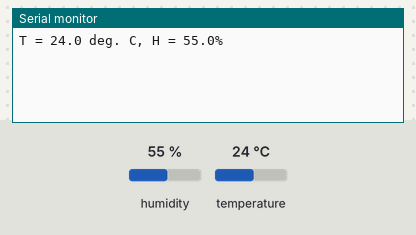
Simulated run of this program. Board: Arduino Uno, built with avr-gcc and run on an emulated ATmega328P. On the bench: the last lines printed to the serial monitor. The test bench sets the inputs (shaded band); at power-on: humidity 55 %, temperature 24 °C.

Above: at 3.0 s.
3.1 s: humidity set to 22 %
4.6 s: temperature set to 12 °C
At 5.3 s:
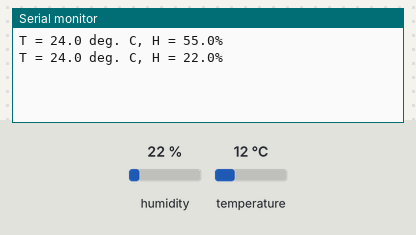
6.1 s: humidity set to 40 %
At 7.2 s:
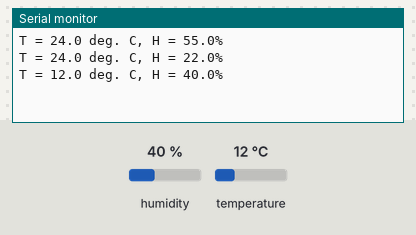
Timing chart, 0 to 9.1 s (numbered marks = the images above; inputs shaded):
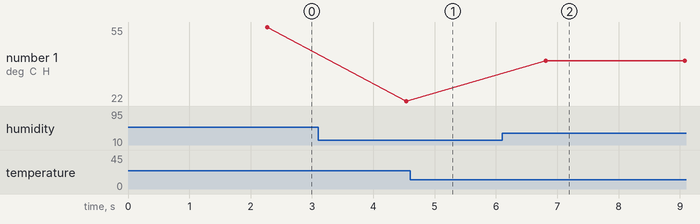

Measured:
- after the input at 6.1 s, the serial monitor: prints a new line after 0.71 s (image 2)
- plotted number 1: 55 → 22 after the input at 3.1 s, 22 → 40 after the input at 6.1 s

The program:

main.cpp
```cpp
#include <Arduino.h>
#include <dht_nonblocking.h>

#define my_DHT_SENSOR_TYPE DHT_TYPE_11  //define the sensor type from the library

static const int DHT_SENSOR_PIN = 2;  // where the input pin is connected to.

DHT_nonblocking the_thing_dht_sensor( DHT_SENSOR_PIN, my_DHT_SENSOR_TYPE );

void setup( )
{
  Serial.begin(9600);
}
void loop( )
{
  float temperature;
  float humidity;

  if(the_thing_dht_sensor.measure(&temperature, &humidity)){
    Serial.print( "T = " );
    Serial.print( temperature, 1 );
    Serial.print( " deg. C, H = " );
    Serial.print( humidity, 1 );
    Serial.println( "%" );
  }
}
```
